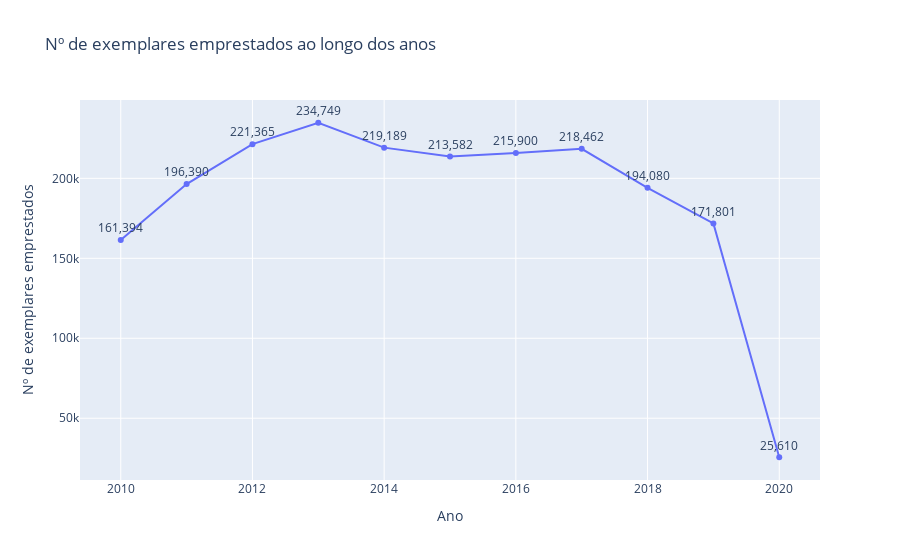

Write notebook code for a chart like this one.
### Markdown cell above
4º Criando o gráfico de linha com o plotly

### Code cell
fig = px.line(emprestimos_por_ano_agrupado, 
              x="ano", y="id_exemplar", 
              text="id_exemplar", 
              markers=True, title="Nº de exemplares emprestados ao longo dos anos")
fig.update_traces(textposition="top center",
                  texttemplate="%{text:,}") # formata com a casa decimal
fig.update_layout(xaxis_title = "Ano",
                  yaxis_title = "Nº de exemplares emprestados")
fig.show()

### Figure 1 — Plotly figure (JSON) as saved in the notebook; plotly's stock layout.template omitted (floating-point values rounded to 4 significant figures)
{"data": [{"hovertemplate": "ano=%{x}<br>id_exemplar=%{text}<extra></extra>", "legendgroup": "", "line": {"color": "#636efa", "dash": "solid"}, "marker": {"symbol": "circle"}, "mode": "lines+markers+text", "name": "", "orientation": "v", "showlegend": false, "text": [161394, 196390, 221365, 234749, 219189, 213582, 215900, 218462, 194080, 171801, 25610], "textposition": "top center", "texttemplate": "%{text:,}", "type": "scatter", "x": [2010, 2011, 2012, 2013, 2014, 2015, 2016, 2017, 2018, 2019, 2020], "xaxis": "x", "y": [161394, 196390, 221365, 234749, 219189, 213582, 215900, 218462, 194080, 171801, 25610], "yaxis": "y"}], "layout": {"legend": {"tracegroupgap": 0}, "title": {"text": "Nº de exemplares emprestados ao longo dos anos"}, "xaxis": {"anchor": "y", "domain": [0, 1], "title": {"text": "Ano"}}, "yaxis": {"anchor": "x", "domain": [0, 1], "title": {"text": "Nº de exemplares emprestados"}}}}
